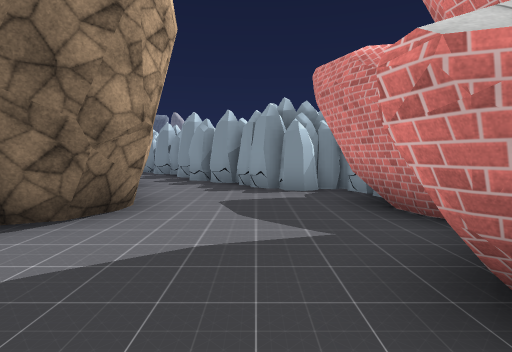
View 1 (above)

14 first-person views from a walk through a scene from a Unity 3-D project. The camera is 1.5 m above the floor, tilts 4° down and sees 80° across. The floor is counted in squares, 2 m on a side. Each view is taken from the middle of a square. On the plan, view 1 faces up. The plan holds only what a view shows up to about 10 squares ahead; the rest is blank. The place goes on beyond the plan. The player is left out. Some surface patterns are stand-ins.

View 2
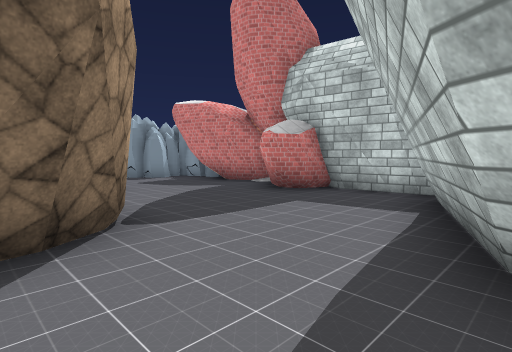

View 3
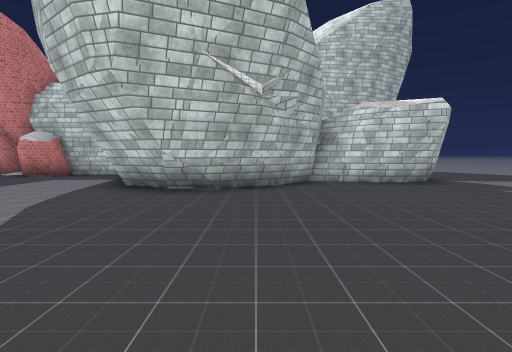

View 4
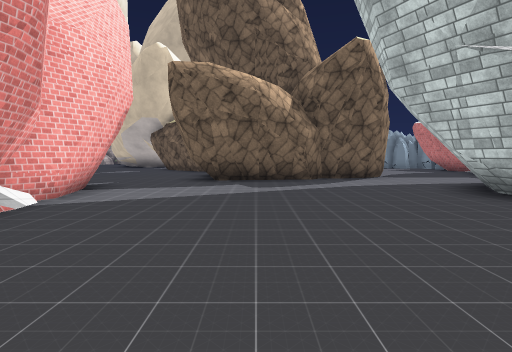

View 5
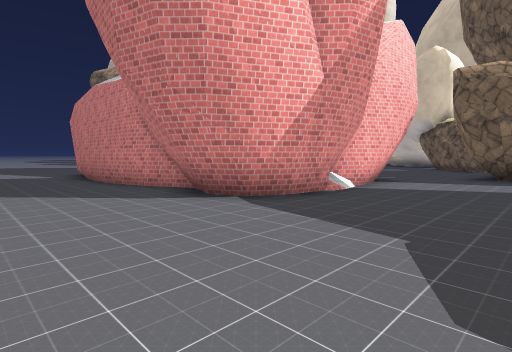

View 6
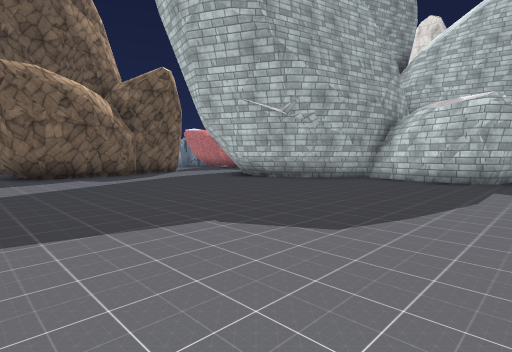

View 7
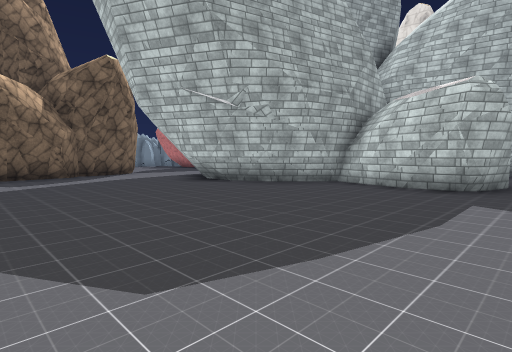

View 8
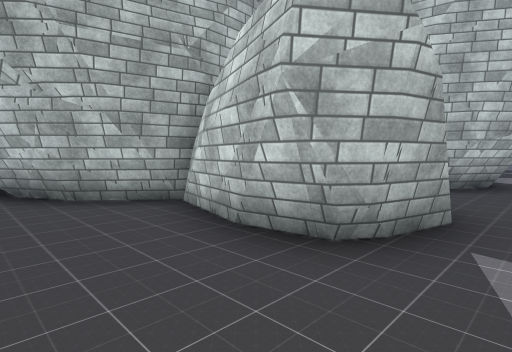

View 9
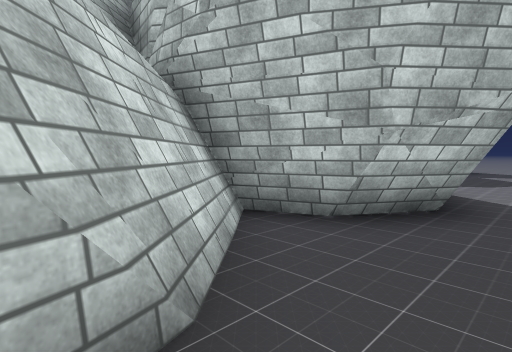

View 10
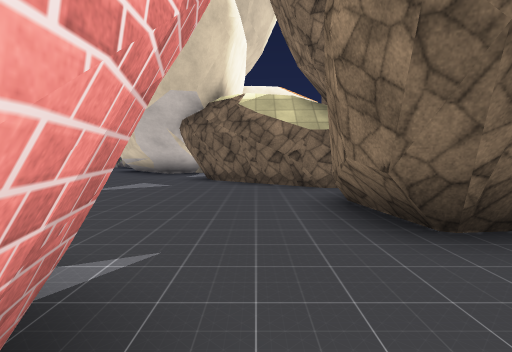

View 11
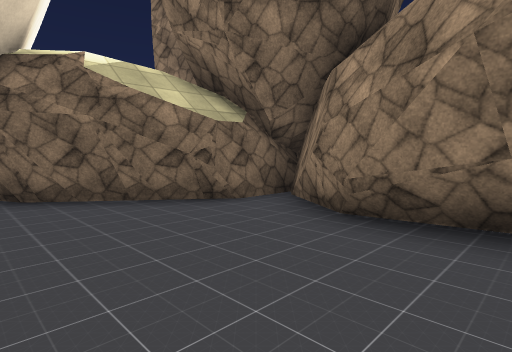

View 12
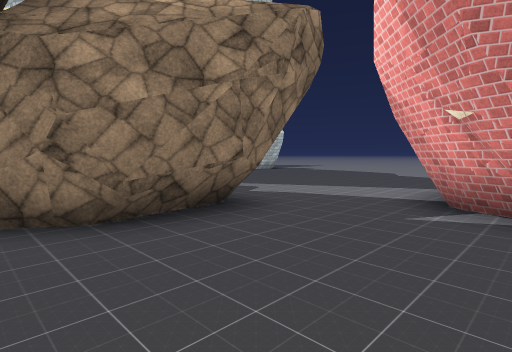

View 13
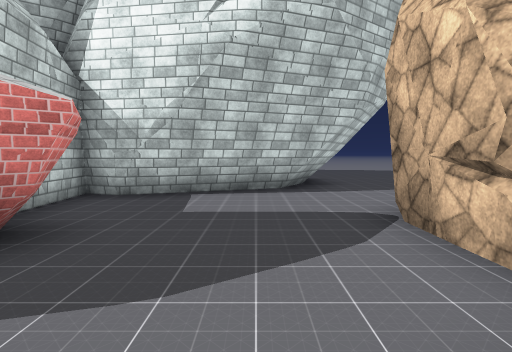

View 14
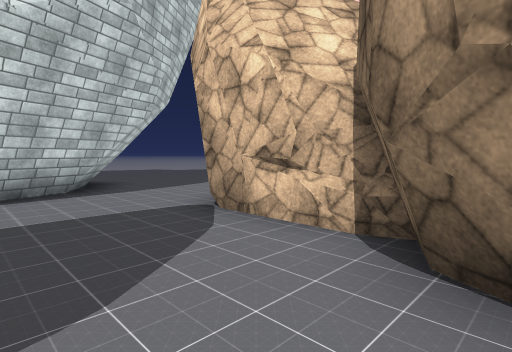

### Floor plan
Key: @ floor where view 1 was taken; # wall or solid block; . floor; R rock; O other object.
Columns run from 12 left of view 1 to 13 right of it. Each row starts with its distance up from view 1.
  9           R
  8          #.ROO
  7           ..RRR
  6 #         ....O
  5 ###        ...#
  4 ..##      #...#
  3 ...####  ##...#
  2 ....##   #...##
  1 ....#    #...##
  0 ...## ####..@.#
 -1 ...####.......#
 -2 #..........####
 -3 ##........##
 -4  #.......##
 -5  #.......##
 -6  #........##
 -7  #.........##
 -8 ##..........#
 -9 #..........## ###
-10 ...........####.##   .....
-11 ............##...##  .....
-12 ...................

Where each view was taken, in squares from view 1:
view 1: 0 up, 0 right, facing up
view 2: 3 down, 4 left, facing up-right
view 3: 6 down, 9 left, facing right
view 4: 10 down, 7 left, facing up
view 5: 12 down, 7 left, facing up-left
view 6: 12 down, 10 left, facing up-right
view 7: 12 down, 8 left, facing up-right
view 8: 12 down, 3 left, facing up-right
view 9: 12 down, 1 right, facing up-right
view 10: 4 down, 10 left, facing up
view 11: 1 down, 12 left, facing up-right
view 12: 2 up, 12 left, facing down-right
view 13: 4 up, 1 left, facing down
view 14: 4 up, 0 right, facing down-left
